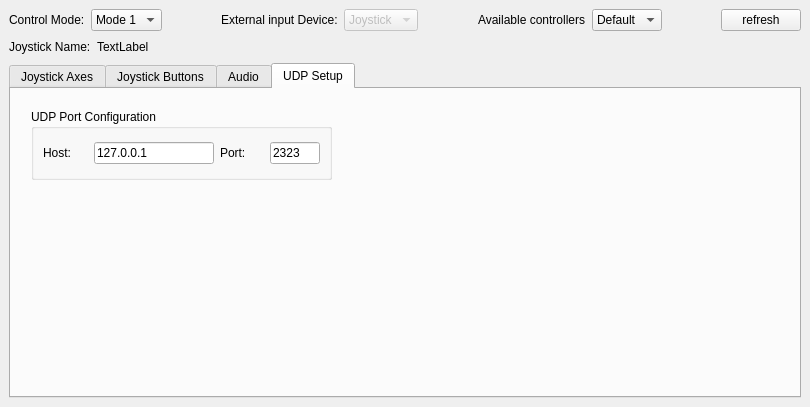
<?xml version="1.0" encoding="UTF-8"?>
<ui version="4.0">
 <class>GCSControlGadgetOptionsPage</class>
 <widget class="QWidget" name="GCSControlGadgetOptionsPage">
  <property name="geometry">
   <rect>
    <x>0</x>
    <y>0</y>
    <width>810</width>
    <height>407</height>
   </rect>
  </property>
  <property name="sizePolicy">
   <sizepolicy hsizetype="Expanding" vsizetype="Expanding">
    <horstretch>0</horstretch>
    <verstretch>0</verstretch>
   </sizepolicy>
  </property>
  <property name="windowTitle">
   <string>Form</string>
  </property>
  <layout class="QVBoxLayout" name="verticalLayout_6">
   <property name="leftMargin">
    <number>0</number>
   </property>
   <property name="topMargin">
    <number>0</number>
   </property>
   <property name="rightMargin">
    <number>0</number>
   </property>
   <property name="bottomMargin">
    <number>0</number>
   </property>
   <item>
    <widget class="QScrollArea" name="scrollArea">
     <property name="frameShape">
      <enum>QFrame::NoFrame</enum>
     </property>
     <property name="frameShadow">
      <enum>QFrame::Plain</enum>
     </property>
     <property name="widgetResizable">
      <bool>true</bool>
     </property>
     <widget class="QWidget" name="scrollAreaWidgetContents_2">
      <property name="geometry">
       <rect>
        <x>0</x>
        <y>0</y>
        <width>810</width>
        <height>407</height>
       </rect>
      </property>
      <layout class="QVBoxLayout" name="verticalLayout">
       <property name="leftMargin">
        <number>0</number>
       </property>
       <property name="topMargin">
        <number>0</number>
       </property>
       <property name="rightMargin">
        <number>0</number>
       </property>
       <property name="bottomMargin">
        <number>0</number>
       </property>
       <item>
        <widget class="QWidget" name="widget" native="true">
         <layout class="QVBoxLayout" name="verticalLayout_8">
          <item>
           <layout class="QHBoxLayout" name="horizontalLayout">
            <item>
             <widget class="QLabel" name="label">
              <property name="text">
               <string>Control Mode:</string>
              </property>
             </widget>
            </item>
            <item>
             <widget class="QComboBox" name="controlsMode">
              <item>
               <property name="text">
                <string>Mode 1</string>
               </property>
              </item>
              <item>
               <property name="text">
                <string>Mode 2</string>
               </property>
              </item>
              <item>
               <property name="text">
                <string>Mode 3</string>
               </property>
              </item>
              <item>
               <property name="text">
                <string>Mode 4</string>
               </property>
              </item>
             </widget>
            </item>
            <item>
             <spacer name="horizontalSpacer">
              <property name="orientation">
               <enum>Qt::Horizontal</enum>
              </property>
              <property name="sizeHint" stdset="0">
               <size>
                <width>40</width>
                <height>20</height>
               </size>
              </property>
             </spacer>
            </item>
            <item>
             <widget class="QLabel" name="label_2">
              <property name="text">
               <string>External input Device:</string>
              </property>
             </widget>
            </item>
            <item>
             <widget class="QComboBox" name="comboBox">
              <property name="enabled">
               <bool>false</bool>
              </property>
              <property name="toolTip">
               <string>Only joystick is implemented at this stage, so this control is disabled.</string>
              </property>
              <item>
               <property name="text">
                <string>Joystick</string>
               </property>
              </item>
              <item>
               <property name="text">
                <string>Audio</string>
               </property>
              </item>
             </widget>
            </item>
            <item>
             <layout class="QVBoxLayout" name="verticalLayout_7"/>
            </item>
            <item>
             <spacer name="horizontalSpacer_2">
              <property name="orientation">
               <enum>Qt::Horizontal</enum>
              </property>
              <property name="sizeHint" stdset="0">
               <size>
                <width>40</width>
                <height>20</height>
               </size>
              </property>
             </spacer>
            </item>
            <item>
             <widget class="QLabel" name="label_5">
              <property name="text">
               <string>Available controllers</string>
              </property>
             </widget>
            </item>
            <item>
             <widget class="QComboBox" name="AvailableControllerList">
              <property name="enabled">
               <bool>true</bool>
              </property>
              <item>
               <property name="text">
                <string>Default</string>
               </property>
              </item>
             </widget>
            </item>
            <item>
             <spacer name="horizontalSpacer_4">
              <property name="orientation">
               <enum>Qt::Horizontal</enum>
              </property>
              <property name="sizeHint" stdset="0">
               <size>
                <width>40</width>
                <height>20</height>
               </size>
              </property>
             </spacer>
            </item>
            <item>
             <widget class="QPushButton" name="refreshGamepadButton">
              <property name="text">
               <string>refresh</string>
              </property>
             </widget>
            </item>
           </layout>
          </item>
          <item>
           <layout class="QHBoxLayout" name="horizontalLayout_4">
            <item>
             <widget class="QLabel" name="label_8">
              <property name="text">
               <string>&lt;html&gt;&lt;head/&gt;&lt;body&gt;&lt;p&gt;Joystick Name:&lt;/p&gt;&lt;/body&gt;&lt;/html&gt;</string>
              </property>
             </widget>
            </item>
            <item>
             <widget class="QLabel" name="joystickName">
              <property name="text">
               <string>TextLabel</string>
              </property>
             </widget>
            </item>
            <item>
             <spacer name="horizontalSpacer_3">
              <property name="orientation">
               <enum>Qt::Horizontal</enum>
              </property>
              <property name="sizeHint" stdset="0">
               <size>
                <width>40</width>
                <height>20</height>
               </size>
              </property>
             </spacer>
            </item>
           </layout>
          </item>
          <item>
           <widget class="QTabWidget" name="UDPSetup">
            <property name="currentIndex">
             <number>3</number>
            </property>
            <widget class="QWidget" name="tabWidgetPage2">
             <attribute name="title">
              <string>Joystick Axes</string>
             </attribute>
             <layout class="QVBoxLayout" name="verticalLayout_3" stretch="0">
              <property name="leftMargin">
               <number>0</number>
              </property>
              <property name="topMargin">
               <number>0</number>
              </property>
              <property name="rightMargin">
               <number>0</number>
              </property>
              <property name="bottomMargin">
               <number>0</number>
              </property>
              <item>
               <layout class="QGridLayout" name="gridLayout_2">
                <item row="7" column="2">
                 <widget class="QProgressBar" name="joyCh4">
                  <property name="value">
                   <number>24</number>
                  </property>
                 </widget>
                </item>
                <item row="3" column="0">
                 <widget class="QComboBox" name="channel0"/>
                </item>
                <item row="3" column="3">
                 <widget class="QCheckBox" name="revCheckBox_1">
                  <property name="text">
                   <string>Rev</string>
                  </property>
                 </widget>
                </item>
                <item row="4" column="3">
                 <widget class="QCheckBox" name="revCheckBox_2">
                  <property name="text">
                   <string>Rev</string>
                  </property>
                 </widget>
                </item>
                <item row="4" column="0">
                 <widget class="QComboBox" name="channel1"/>
                </item>
                <item row="5" column="0">
                 <widget class="QComboBox" name="channel2"/>
                </item>
                <item row="8" column="0">
                 <widget class="QComboBox" name="channel5"/>
                </item>
                <item row="6" column="0">
                 <widget class="QComboBox" name="channel3"/>
                </item>
                <item row="7" column="0">
                 <widget class="QComboBox" name="channel4"/>
                </item>
                <item row="9" column="0">
                 <widget class="QComboBox" name="channel6"/>
                </item>
                <item row="10" column="0">
                 <widget class="QComboBox" name="channel7"/>
                </item>
                <item row="4" column="2">
                 <widget class="QProgressBar" name="joyCh1">
                  <property name="value">
                   <number>24</number>
                  </property>
                 </widget>
                </item>
                <item row="6" column="2">
                 <widget class="QProgressBar" name="joyCh3">
                  <property name="value">
                   <number>24</number>
                  </property>
                 </widget>
                </item>
                <item row="3" column="2">
                 <widget class="QProgressBar" name="joyCh0">
                  <property name="value">
                   <number>24</number>
                  </property>
                 </widget>
                </item>
                <item row="5" column="2">
                 <widget class="QProgressBar" name="joyCh2">
                  <property name="value">
                   <number>24</number>
                  </property>
                 </widget>
                </item>
                <item row="8" column="2">
                 <widget class="QProgressBar" name="joyCh5">
                  <property name="value">
                   <number>24</number>
                  </property>
                 </widget>
                </item>
                <item row="9" column="2">
                 <widget class="QProgressBar" name="joyCh6">
                  <property name="value">
                   <number>24</number>
                  </property>
                 </widget>
                </item>
                <item row="10" column="2">
                 <widget class="QProgressBar" name="joyCh7">
                  <property name="value">
                   <number>24</number>
                  </property>
                 </widget>
                </item>
                <item row="5" column="3">
                 <widget class="QCheckBox" name="revCheckBox_3">
                  <property name="text">
                   <string>Rev</string>
                  </property>
                 </widget>
                </item>
                <item row="6" column="3">
                 <widget class="QCheckBox" name="revCheckBox_4">
                  <property name="text">
                   <string>Rev</string>
                  </property>
                 </widget>
                </item>
                <item row="7" column="3">
                 <widget class="QCheckBox" name="revCheckBox_5">
                  <property name="text">
                   <string>Rev</string>
                  </property>
                 </widget>
                </item>
                <item row="8" column="3">
                 <widget class="QCheckBox" name="revCheckBox_6">
                  <property name="text">
                   <string>Rev</string>
                  </property>
                 </widget>
                </item>
                <item row="9" column="3">
                 <widget class="QCheckBox" name="revCheckBox_7">
                  <property name="text">
                   <string>Rev</string>
                  </property>
                 </widget>
                </item>
                <item row="10" column="3">
                 <widget class="QCheckBox" name="revCheckBox_8">
                  <property name="text">
                   <string>Rev</string>
                  </property>
                 </widget>
                </item>
                <item row="1" column="2">
                 <widget class="QLabel" name="label_3">
                  <property name="text">
                   <string>Move your joystick controls to identify channels</string>
                  </property>
                 </widget>
                </item>
               </layout>
              </item>
             </layout>
            </widget>
            <widget class="QWidget" name="tab">
             <attribute name="title">
              <string>Joystick Buttons</string>
             </attribute>
             <layout class="QVBoxLayout" name="verticalLayout_2">
              <property name="spacing">
               <number>2</number>
              </property>
              <property name="leftMargin">
               <number>3</number>
              </property>
              <property name="topMargin">
               <number>3</number>
              </property>
              <property name="rightMargin">
               <number>3</number>
              </property>
              <property name="bottomMargin">
               <number>3</number>
              </property>
              <item>
               <widget class="QLabel" name="label_4">
                <property name="sizePolicy">
                 <sizepolicy hsizetype="Preferred" vsizetype="Fixed">
                  <horstretch>0</horstretch>
                  <verstretch>0</verstretch>
                 </sizepolicy>
                </property>
                <property name="text">
                 <string>Press buttons on controller to identify mappings</string>
                </property>
                <property name="alignment">
                 <set>Qt::AlignCenter</set>
                </property>
               </widget>
              </item>
              <item>
               <layout class="QGridLayout" name="gridLayout_3">
                <property name="horizontalSpacing">
                 <number>6</number>
                </property>
                <property name="verticalSpacing">
                 <number>4</number>
                </property>
                <item row="0" column="5">
                 <widget class="QDoubleSpinBox" name="buttonAmount0">
                  <property name="sizePolicy">
                   <sizepolicy hsizetype="Preferred" vsizetype="Fixed">
                    <horstretch>0</horstretch>
                    <verstretch>0</verstretch>
                   </sizepolicy>
                  </property>
                  <property name="decimals">
                   <number>2</number>
                  </property>
                  <property name="minimum">
                   <double>0.000000000000000</double>
                  </property>
                  <property name="maximum">
                   <double>1.000000000000000</double>
                  </property>
                  <property name="singleStep">
                   <double>0.100000000000000</double>
                  </property>
                  <property name="value">
                   <double>0.100000000000000</double>
                  </property>
                 </widget>
                </item>
                <item row="1" column="5">
                 <widget class="QDoubleSpinBox" name="buttonAmount1">
                  <property name="sizePolicy">
                   <sizepolicy hsizetype="Preferred" vsizetype="Fixed">
                    <horstretch>0</horstretch>
                    <verstretch>0</verstretch>
                   </sizepolicy>
                  </property>
                  <property name="decimals">
                   <number>2</number>
                  </property>
                  <property name="minimum">
                   <double>0.000000000000000</double>
                  </property>
                  <property name="maximum">
                   <double>1.000000000000000</double>
                  </property>
                  <property name="singleStep">
                   <double>0.100000000000000</double>
                  </property>
                  <property name="value">
                   <double>0.100000000000000</double>
                  </property>
                 </widget>
                </item>
                <item row="2" column="5">
                 <widget class="QDoubleSpinBox" name="buttonAmount2">
                  <property name="sizePolicy">
                   <sizepolicy hsizetype="Preferred" vsizetype="Fixed">
                    <horstretch>0</horstretch>
                    <verstretch>0</verstretch>
                   </sizepolicy>
                  </property>
                  <property name="decimals">
                   <number>2</number>
                  </property>
                  <property name="minimum">
                   <double>0.000000000000000</double>
                  </property>
                  <property name="maximum">
                   <double>1.000000000000000</double>
                  </property>
                  <property name="singleStep">
                   <double>0.100000000000000</double>
                  </property>
                  <property name="value">
                   <double>0.100000000000000</double>
                  </property>
                 </widget>
                </item>
                <item row="3" column="5">
                 <widget class="QDoubleSpinBox" name="buttonAmount3">
                  <property name="sizePolicy">
                   <sizepolicy hsizetype="Preferred" vsizetype="Fixed">
                    <horstretch>0</horstretch>
                    <verstretch>0</verstretch>
                   </sizepolicy>
                  </property>
                  <property name="decimals">
                   <number>2</number>
                  </property>
                  <property name="minimum">
                   <double>0.000000000000000</double>
                  </property>
                  <property name="maximum">
                   <double>1.000000000000000</double>
                  </property>
                  <property name="singleStep">
                   <double>0.100000000000000</double>
                  </property>
                  <property name="value">
                   <double>0.100000000000000</double>
                  </property>
                 </widget>
                </item>
                <item row="4" column="5">
                 <widget class="QDoubleSpinBox" name="buttonAmount4">
                  <property name="sizePolicy">
                   <sizepolicy hsizetype="Preferred" vsizetype="Fixed">
                    <horstretch>0</horstretch>
                    <verstretch>0</verstretch>
                   </sizepolicy>
                  </property>
                  <property name="decimals">
                   <number>2</number>
                  </property>
                  <property name="minimum">
                   <double>0.000000000000000</double>
                  </property>
                  <property name="maximum">
                   <double>1.000000000000000</double>
                  </property>
                  <property name="singleStep">
                   <double>0.100000000000000</double>
                  </property>
                  <property name="value">
                   <double>0.100000000000000</double>
                  </property>
                 </widget>
                </item>
                <item row="5" column="5">
                 <widget class="QDoubleSpinBox" name="buttonAmount5">
                  <property name="sizePolicy">
                   <sizepolicy hsizetype="Preferred" vsizetype="Fixed">
                    <horstretch>0</horstretch>
                    <verstretch>0</verstretch>
                   </sizepolicy>
                  </property>
                  <property name="decimals">
                   <number>2</number>
                  </property>
                  <property name="minimum">
                   <double>0.000000000000000</double>
                  </property>
                  <property name="maximum">
                   <double>1.000000000000000</double>
                  </property>
                  <property name="singleStep">
                   <double>0.100000000000000</double>
                  </property>
                  <property name="value">
                   <double>0.100000000000000</double>
                  </property>
                 </widget>
                </item>
                <item row="6" column="5">
                 <widget class="QDoubleSpinBox" name="buttonAmount6">
                  <property name="sizePolicy">
                   <sizepolicy hsizetype="Preferred" vsizetype="Fixed">
                    <horstretch>0</horstretch>
                    <verstretch>0</verstretch>
                   </sizepolicy>
                  </property>
                  <property name="decimals">
                   <number>2</number>
                  </property>
                  <property name="minimum">
                   <double>0.000000000000000</double>
                  </property>
                  <property name="maximum">
                   <double>1.000000000000000</double>
                  </property>
                  <property name="singleStep">
                   <double>0.100000000000000</double>
                  </property>
                  <property name="value">
                   <double>0.100000000000000</double>
                  </property>
                 </widget>
                </item>
                <item row="7" column="5">
                 <widget class="QDoubleSpinBox" name="buttonAmount7">
                  <property name="sizePolicy">
                   <sizepolicy hsizetype="Preferred" vsizetype="Fixed">
                    <horstretch>0</horstretch>
                    <verstretch>0</verstretch>
                   </sizepolicy>
                  </property>
                  <property name="decimals">
                   <number>2</number>
                  </property>
                  <property name="minimum">
                   <double>0.000000000000000</double>
                  </property>
                  <property name="maximum">
                   <double>1.000000000000000</double>
                  </property>
                  <property name="singleStep">
                   <double>0.100000000000000</double>
                  </property>
                  <property name="value">
                   <double>0.100000000000000</double>
                  </property>
                 </widget>
                </item>
                <item row="0" column="1">
                 <widget class="QCheckBox" name="buttonInput0">
                  <property name="sizePolicy">
                   <sizepolicy hsizetype="Maximum" vsizetype="Fixed">
                    <horstretch>0</horstretch>
                    <verstretch>0</verstretch>
                   </sizepolicy>
                  </property>
                  <property name="text">
                   <string>button 1</string>
                  </property>
                  <property name="checkable">
                   <bool>true</bool>
                  </property>
                 </widget>
                </item>
                <item row="1" column="1">
                 <widget class="QCheckBox" name="buttonInput1">
                  <property name="sizePolicy">
                   <sizepolicy hsizetype="Maximum" vsizetype="Fixed">
                    <horstretch>0</horstretch>
                    <verstretch>0</verstretch>
                   </sizepolicy>
                  </property>
                  <property name="text">
                   <string>button 2</string>
                  </property>
                  <property name="checkable">
                   <bool>true</bool>
                  </property>
                 </widget>
                </item>
                <item row="7" column="1">
                 <widget class="QCheckBox" name="buttonInput7">
                  <property name="sizePolicy">
                   <sizepolicy hsizetype="Maximum" vsizetype="Fixed">
                    <horstretch>0</horstretch>
                    <verstretch>0</verstretch>
                   </sizepolicy>
                  </property>
                  <property name="text">
                   <string>button 8</string>
                  </property>
                  <property name="checkable">
                   <bool>true</bool>
                  </property>
                 </widget>
                </item>
                <item row="6" column="1">
                 <widget class="QCheckBox" name="buttonInput6">
                  <property name="sizePolicy">
                   <sizepolicy hsizetype="Maximum" vsizetype="Fixed">
                    <horstretch>0</horstretch>
                    <verstretch>0</verstretch>
                   </sizepolicy>
                  </property>
                  <property name="text">
                   <string>button 7</string>
                  </property>
                  <property name="checkable">
                   <bool>true</bool>
                  </property>
                 </widget>
                </item>
                <item row="5" column="1">
                 <widget class="QCheckBox" name="buttonInput5">
                  <property name="sizePolicy">
                   <sizepolicy hsizetype="Maximum" vsizetype="Fixed">
                    <horstretch>0</horstretch>
                    <verstretch>0</verstretch>
                   </sizepolicy>
                  </property>
                  <property name="text">
                   <string>button 6</string>
                  </property>
                  <property name="checkable">
                   <bool>true</bool>
                  </property>
                 </widget>
                </item>
                <item row="4" column="1">
                 <widget class="QCheckBox" name="buttonInput4">
                  <property name="sizePolicy">
                   <sizepolicy hsizetype="Maximum" vsizetype="Fixed">
                    <horstretch>0</horstretch>
                    <verstretch>0</verstretch>
                   </sizepolicy>
                  </property>
                  <property name="text">
                   <string>button 5</string>
                  </property>
                  <property name="checkable">
                   <bool>true</bool>
                  </property>
                 </widget>
                </item>
                <item row="3" column="1">
                 <widget class="QCheckBox" name="buttonInput3">
                  <property name="sizePolicy">
                   <sizepolicy hsizetype="Maximum" vsizetype="Fixed">
                    <horstretch>0</horstretch>
                    <verstretch>0</verstretch>
                   </sizepolicy>
                  </property>
                  <property name="text">
                   <string>button 4</string>
                  </property>
                  <property name="checkable">
                   <bool>true</bool>
                  </property>
                 </widget>
                </item>
                <item row="2" column="1">
                 <widget class="QCheckBox" name="buttonInput2">
                  <property name="sizePolicy">
                   <sizepolicy hsizetype="Maximum" vsizetype="Fixed">
                    <horstretch>0</horstretch>
                    <verstretch>0</verstretch>
                   </sizepolicy>
                  </property>
                  <property name="text">
                   <string>button 3</string>
                  </property>
                  <property name="checkable">
                   <bool>true</bool>
                  </property>
                 </widget>
                </item>
                <item row="0" column="3">
                 <widget class="QComboBox" name="buttonFunction0">
                  <property name="sizePolicy">
                   <sizepolicy hsizetype="Preferred" vsizetype="Fixed">
                    <horstretch>0</horstretch>
                    <verstretch>0</verstretch>
                   </sizepolicy>
                  </property>
                 </widget>
                </item>
                <item row="1" column="3">
                 <widget class="QComboBox" name="buttonFunction1">
                  <property name="sizePolicy">
                   <sizepolicy hsizetype="Preferred" vsizetype="Fixed">
                    <horstretch>0</horstretch>
                    <verstretch>0</verstretch>
                   </sizepolicy>
                  </property>
                 </widget>
                </item>
                <item row="2" column="3">
                 <widget class="QComboBox" name="buttonFunction2">
                  <property name="sizePolicy">
                   <sizepolicy hsizetype="Preferred" vsizetype="Fixed">
                    <horstretch>0</horstretch>
                    <verstretch>0</verstretch>
                   </sizepolicy>
                  </property>
                 </widget>
                </item>
                <item row="3" column="3">
                 <widget class="QComboBox" name="buttonFunction3">
                  <property name="sizePolicy">
                   <sizepolicy hsizetype="Preferred" vsizetype="Fixed">
                    <horstretch>0</horstretch>
                    <verstretch>0</verstretch>
                   </sizepolicy>
                  </property>
                 </widget>
                </item>
                <item row="3" column="2">
                 <widget class="QComboBox" name="buttonAction3">
                  <property name="sizePolicy">
                   <sizepolicy hsizetype="Preferred" vsizetype="Fixed">
                    <horstretch>0</horstretch>
                    <verstretch>0</verstretch>
                   </sizepolicy>
                  </property>
                 </widget>
                </item>
                <item row="2" column="2">
                 <widget class="QComboBox" name="buttonAction2">
                  <property name="sizePolicy">
                   <sizepolicy hsizetype="Preferred" vsizetype="Fixed">
                    <horstretch>0</horstretch>
                    <verstretch>0</verstretch>
                   </sizepolicy>
                  </property>
                 </widget>
                </item>
                <item row="1" column="2">
                 <widget class="QComboBox" name="buttonAction1">
                  <property name="sizePolicy">
                   <sizepolicy hsizetype="Preferred" vsizetype="Fixed">
                    <horstretch>0</horstretch>
                    <verstretch>0</verstretch>
                   </sizepolicy>
                  </property>
                 </widget>
                </item>
                <item row="0" column="2">
                 <widget class="QComboBox" name="buttonAction0">
                  <property name="sizePolicy">
                   <sizepolicy hsizetype="Preferred" vsizetype="Fixed">
                    <horstretch>0</horstretch>
                    <verstretch>0</verstretch>
                   </sizepolicy>
                  </property>
                 </widget>
                </item>
                <item row="4" column="2">
                 <widget class="QComboBox" name="buttonAction4">
                  <property name="sizePolicy">
                   <sizepolicy hsizetype="Preferred" vsizetype="Fixed">
                    <horstretch>0</horstretch>
                    <verstretch>0</verstretch>
                   </sizepolicy>
                  </property>
                 </widget>
                </item>
                <item row="5" column="2">
                 <widget class="QComboBox" name="buttonAction5">
                  <property name="sizePolicy">
                   <sizepolicy hsizetype="Preferred" vsizetype="Fixed">
                    <horstretch>0</horstretch>
                    <verstretch>0</verstretch>
                   </sizepolicy>
                  </property>
                 </widget>
                </item>
                <item row="6" column="2">
                 <widget class="QComboBox" name="buttonAction6">
                  <property name="sizePolicy">
                   <sizepolicy hsizetype="Preferred" vsizetype="Fixed">
                    <horstretch>0</horstretch>
                    <verstretch>0</verstretch>
                   </sizepolicy>
                  </property>
                 </widget>
                </item>
                <item row="7" column="2">
                 <widget class="QComboBox" name="buttonAction7">
                  <property name="sizePolicy">
                   <sizepolicy hsizetype="Preferred" vsizetype="Fixed">
                    <horstretch>0</horstretch>
                    <verstretch>0</verstretch>
                   </sizepolicy>
                  </property>
                 </widget>
                </item>
                <item row="4" column="3">
                 <widget class="QComboBox" name="buttonFunction4">
                  <property name="sizePolicy">
                   <sizepolicy hsizetype="Preferred" vsizetype="Fixed">
                    <horstretch>0</horstretch>
                    <verstretch>0</verstretch>
                   </sizepolicy>
                  </property>
                 </widget>
                </item>
                <item row="5" column="3">
                 <widget class="QComboBox" name="buttonFunction5">
                  <property name="sizePolicy">
                   <sizepolicy hsizetype="Preferred" vsizetype="Fixed">
                    <horstretch>0</horstretch>
                    <verstretch>0</verstretch>
                   </sizepolicy>
                  </property>
                 </widget>
                </item>
                <item row="6" column="3">
                 <widget class="QComboBox" name="buttonFunction6">
                  <property name="sizePolicy">
                   <sizepolicy hsizetype="Preferred" vsizetype="Fixed">
                    <horstretch>0</horstretch>
                    <verstretch>0</verstretch>
                   </sizepolicy>
                  </property>
                 </widget>
                </item>
                <item row="7" column="4">
                 <widget class="QLabel" name="buttonLabel7">
                  <property name="minimumSize">
                   <size>
                    <width>15</width>
                    <height>0</height>
                   </size>
                  </property>
                  <property name="maximumSize">
                   <size>
                    <width>15</width>
                    <height>16777215</height>
                   </size>
                  </property>
                  <property name="text">
                   <string>by</string>
                  </property>
                 </widget>
                </item>
                <item row="7" column="3">
                 <widget class="QComboBox" name="buttonFunction7">
                  <property name="sizePolicy">
                   <sizepolicy hsizetype="Preferred" vsizetype="Fixed">
                    <horstretch>0</horstretch>
                    <verstretch>0</verstretch>
                   </sizepolicy>
                  </property>
                 </widget>
                </item>
                <item row="6" column="4">
                 <widget class="QLabel" name="buttonLabel6">
                  <property name="minimumSize">
                   <size>
                    <width>15</width>
                    <height>0</height>
                   </size>
                  </property>
                  <property name="maximumSize">
                   <size>
                    <width>15</width>
                    <height>16777215</height>
                   </size>
                  </property>
                  <property name="text">
                   <string>by</string>
                  </property>
                 </widget>
                </item>
                <item row="5" column="4">
                 <widget class="QLabel" name="buttonLabel5">
                  <property name="minimumSize">
                   <size>
                    <width>15</width>
                    <height>0</height>
                   </size>
                  </property>
                  <property name="maximumSize">
                   <size>
                    <width>15</width>
                    <height>16777215</height>
                   </size>
                  </property>
                  <property name="text">
                   <string>by</string>
                  </property>
                 </widget>
                </item>
                <item row="4" column="4">
                 <widget class="QLabel" name="buttonLabel4">
                  <property name="minimumSize">
                   <size>
                    <width>15</width>
                    <height>0</height>
                   </size>
                  </property>
                  <property name="maximumSize">
                   <size>
                    <width>15</width>
                    <height>16777215</height>
                   </size>
                  </property>
                  <property name="text">
                   <string>by</string>
                  </property>
                 </widget>
                </item>
                <item row="3" column="4">
                 <widget class="QLabel" name="buttonLabel3">
                  <property name="minimumSize">
                   <size>
                    <width>15</width>
                    <height>0</height>
                   </size>
                  </property>
                  <property name="maximumSize">
                   <size>
                    <width>15</width>
                    <height>16777215</height>
                   </size>
                  </property>
                  <property name="text">
                   <string>by</string>
                  </property>
                 </widget>
                </item>
                <item row="2" column="4">
                 <widget class="QLabel" name="buttonLabel2">
                  <property name="minimumSize">
                   <size>
                    <width>15</width>
                    <height>0</height>
                   </size>
                  </property>
                  <property name="maximumSize">
                   <size>
                    <width>15</width>
                    <height>16777215</height>
                   </size>
                  </property>
                  <property name="text">
                   <string>by</string>
                  </property>
                 </widget>
                </item>
                <item row="1" column="4">
                 <widget class="QLabel" name="buttonLabel1">
                  <property name="minimumSize">
                   <size>
                    <width>15</width>
                    <height>0</height>
                   </size>
                  </property>
                  <property name="maximumSize">
                   <size>
                    <width>15</width>
                    <height>16777215</height>
                   </size>
                  </property>
                  <property name="text">
                   <string>by</string>
                  </property>
                 </widget>
                </item>
                <item row="0" column="4">
                 <widget class="QLabel" name="buttonLabel0">
                  <property name="minimumSize">
                   <size>
                    <width>15</width>
                    <height>0</height>
                   </size>
                  </property>
                  <property name="maximumSize">
                   <size>
                    <width>15</width>
                    <height>16777215</height>
                   </size>
                  </property>
                  <property name="text">
                   <string>by</string>
                  </property>
                 </widget>
                </item>
               </layout>
              </item>
             </layout>
            </widget>
            <widget class="QWidget" name="tabWidgetPage3">
             <attribute name="title">
              <string>Audio</string>
             </attribute>
             <layout class="QVBoxLayout" name="verticalLayout_5">
              <property name="leftMargin">
               <number>0</number>
              </property>
              <property name="topMargin">
               <number>0</number>
              </property>
              <property name="rightMargin">
               <number>0</number>
              </property>
              <property name="bottomMargin">
               <number>0</number>
              </property>
              <item>
               <widget class="QLabel" name="telemetryLabel">
                <property name="text">
                 <string>Audio: soundcard-based PPM decoding for trainer port. Not implemented yet.</string>
                </property>
               </widget>
              </item>
              <item>
               <spacer name="verticalSpacer">
                <property name="orientation">
                 <enum>Qt::Vertical</enum>
                </property>
                <property name="sizeHint" stdset="0">
                 <size>
                  <width>20</width>
                  <height>276</height>
                 </size>
                </property>
               </spacer>
              </item>
             </layout>
            </widget>
            <widget class="QWidget" name="UDPSetup_2">
             <attribute name="title">
              <string>UDP Setup</string>
             </attribute>
             <widget class="QGroupBox" name="groupBox">
              <property name="geometry">
               <rect>
                <x>20</x>
                <y>20</y>
                <width>301</width>
                <height>71</height>
               </rect>
              </property>
              <property name="title">
               <string>UDP Port Configuration</string>
              </property>
              <layout class="QHBoxLayout" name="horizontalLayout_2">
               <item>
                <widget class="QLabel" name="label_7">
                 <property name="text">
                  <string>Host:</string>
                 </property>
                </widget>
               </item>
               <item>
                <widget class="QLineEdit" name="udp_host">
                 <property name="maximumSize">
                  <size>
                   <width>120</width>
                   <height>16777215</height>
                  </size>
                 </property>
                 <property name="text">
                  <string>127.0.0.1</string>
                 </property>
                </widget>
               </item>
               <item>
                <widget class="QLabel" name="label_6">
                 <property name="text">
                  <string>Port:</string>
                 </property>
                </widget>
               </item>
               <item>
                <widget class="QLineEdit" name="udp_port">
                 <property name="maximumSize">
                  <size>
                   <width>50</width>
                   <height>16777215</height>
                  </size>
                 </property>
                 <property name="text">
                  <string>2323</string>
                 </property>
                </widget>
               </item>
              </layout>
             </widget>
            </widget>
           </widget>
          </item>
         </layout>
         <zorder>UDPSetup</zorder>
         <zorder>layoutWidget</zorder>
         <zorder>label_9</zorder>
         <zorder>label_9</zorder>
        </widget>
       </item>
      </layout>
     </widget>
    </widget>
   </item>
  </layout>
 </widget>
 <resources/>
 <connections/>
</ui>
